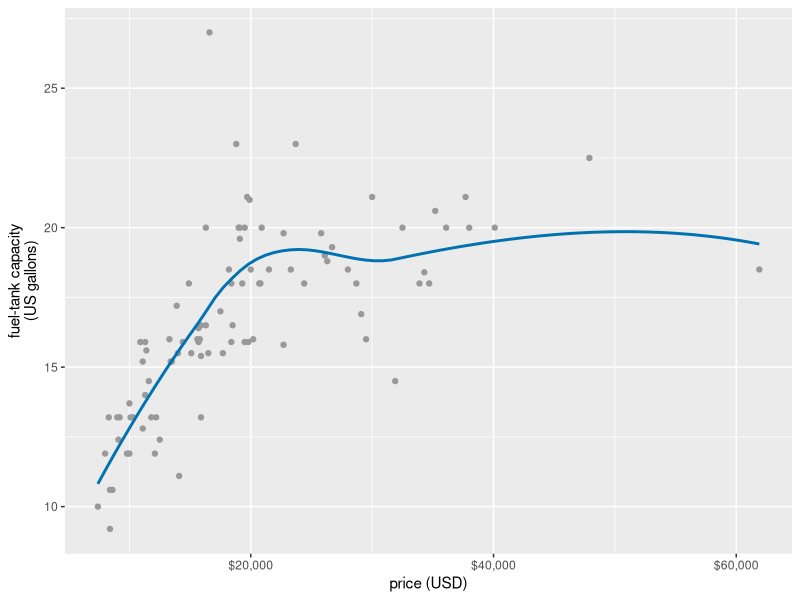
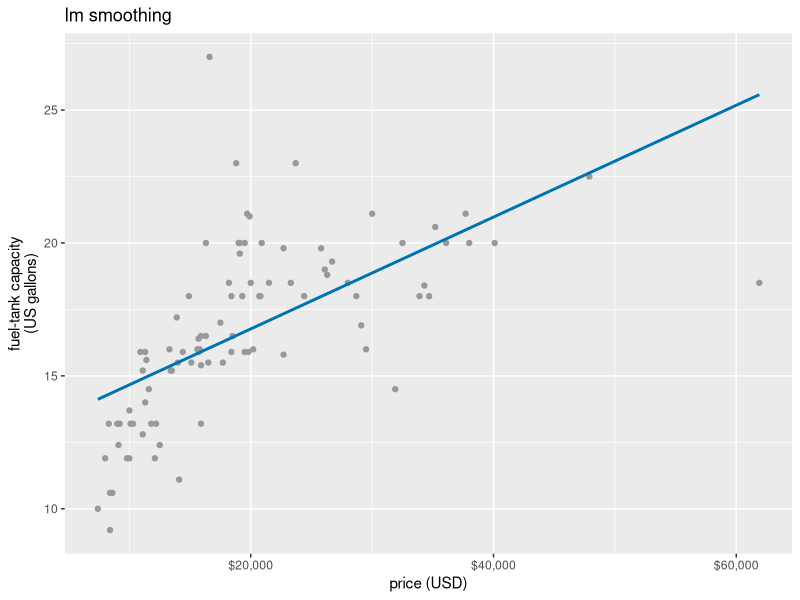
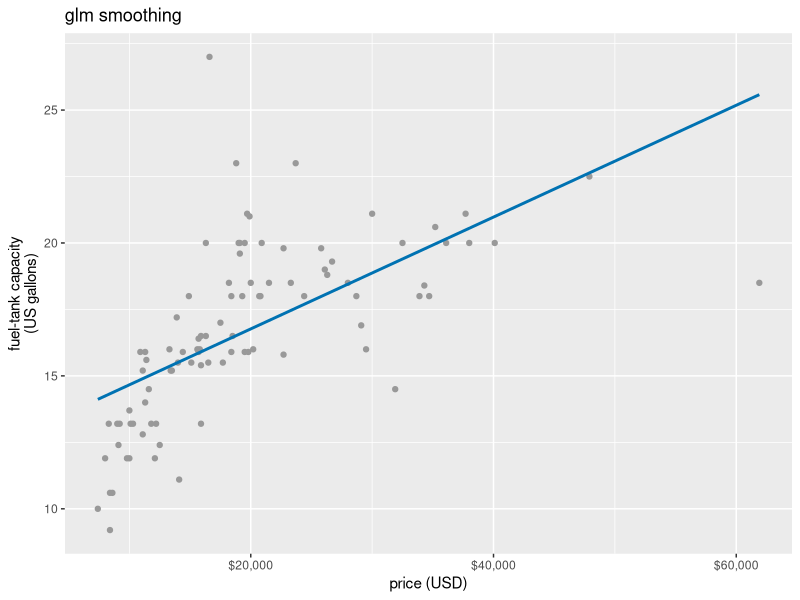
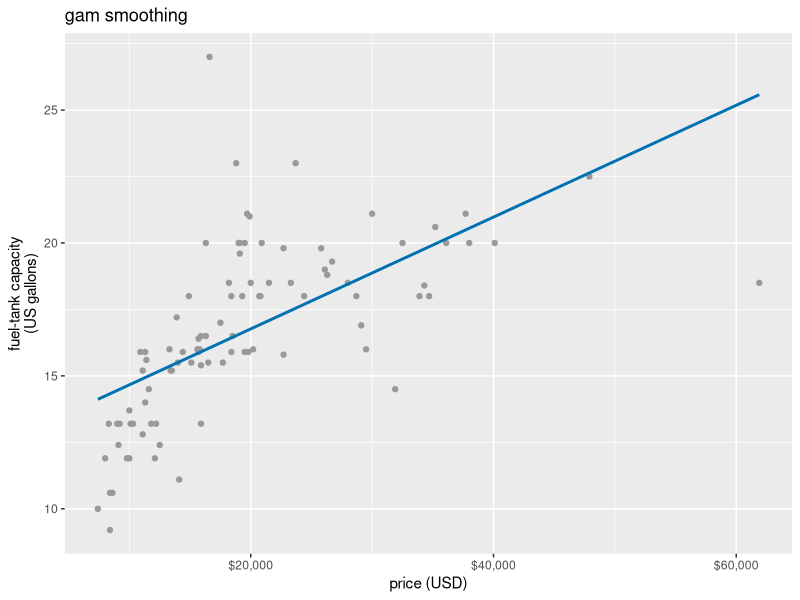
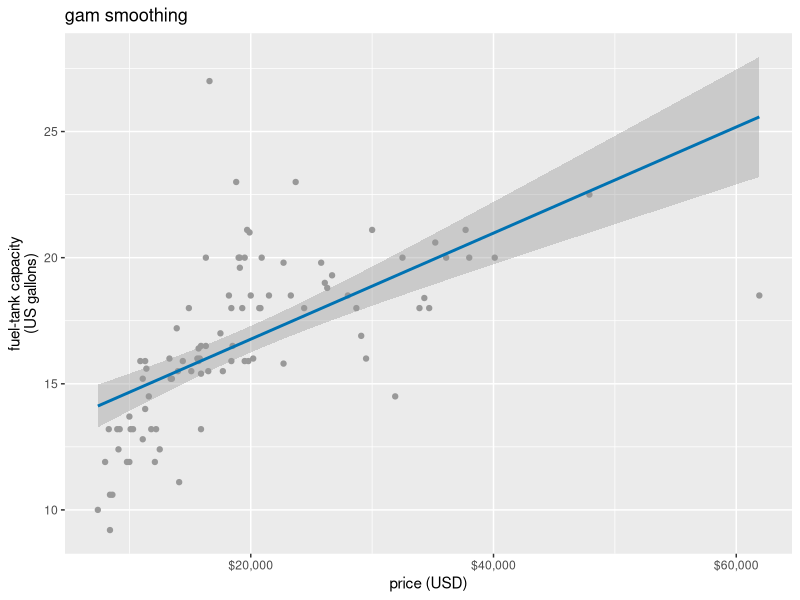
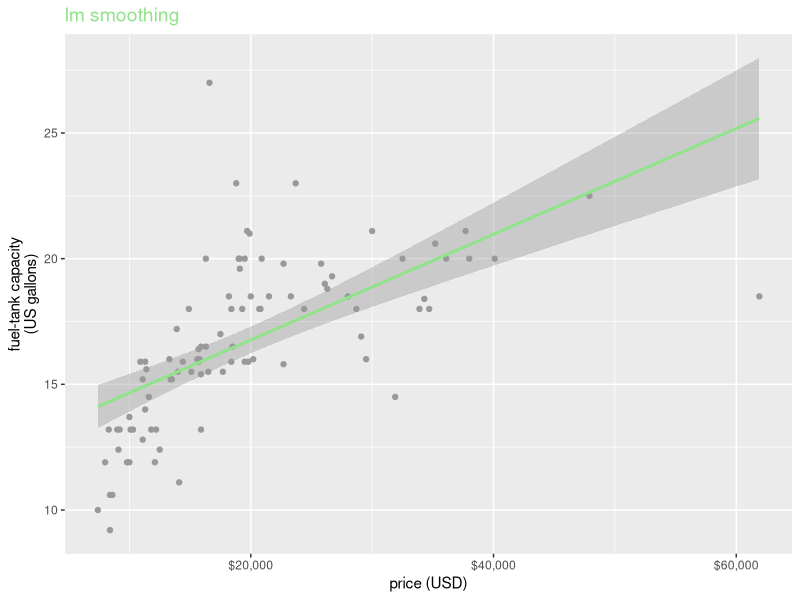
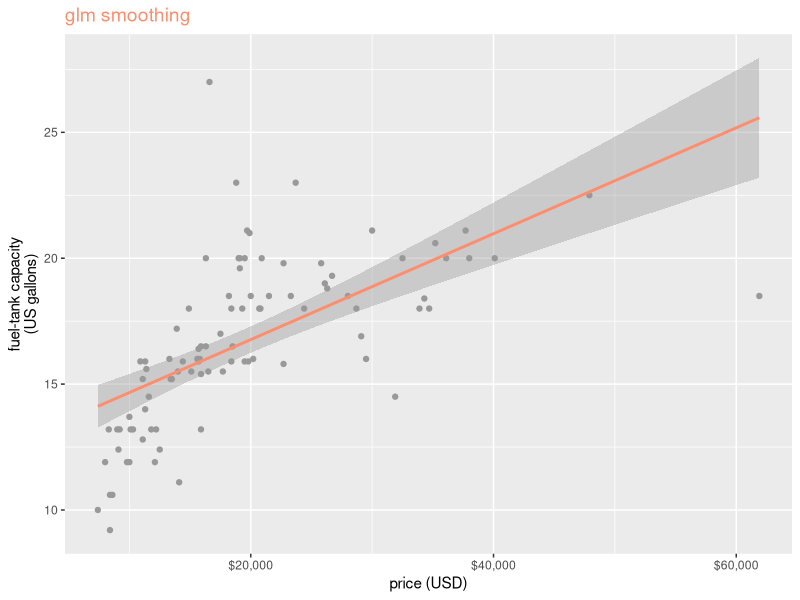
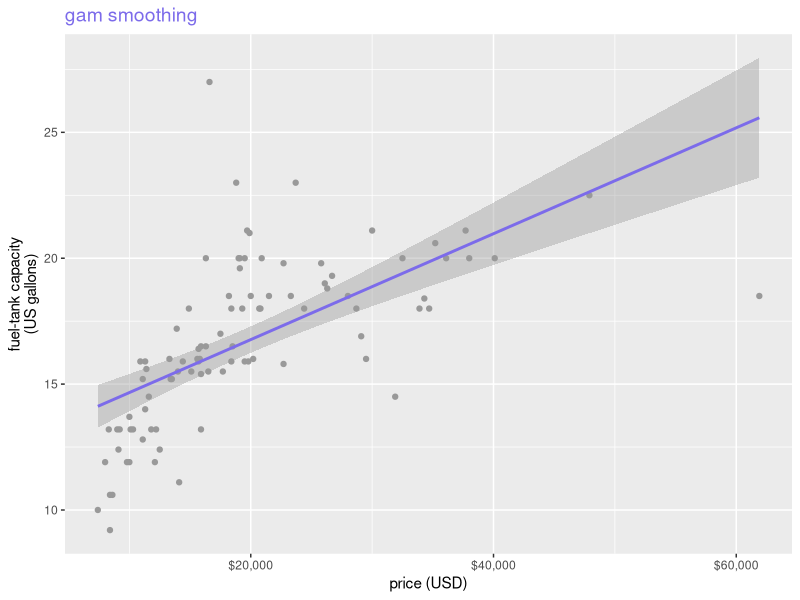

Reproduce these figures in R, in order.
#Q4
#Please run the following code and observe how the parameters are used in the resulting figure. Then perform the steps
#in the following bullet points. Notice that we are getting the data frame, Cars93, from MASS module. So, we’re not
#reading a dataset for this question.

library(ggplot2)

cars93 <- MASS::Cars93
ggplot(cars93, aes(x = Price, y = Fuel.tank.capacity)) +
  geom_point(color = "grey60") +
  geom_smooth(se = FALSE, method = "loess", formula = y ~ x, color = "#0072B2") +
  scale_x_continuous(
    name = "price (USD)",
    breaks = c(20, 40, 60),
    labels = c("$20,000", "$40,000", "$60,000")
  ) +
  scale_y_continuous(name = "fuel-tank capacity\n(US gallons)")

#a) Use ”lm”, ”glm”, ”gam” methods in the geom_smooth() function to create three figures.

#lm
ggplot(cars93, aes(x = Price, y = Fuel.tank.capacity)) +
  geom_point(color = "grey60") +
  geom_smooth(se = FALSE, method = "lm", formula = y ~ x, color = "#0072B2") +
  scale_x_continuous(
    name = "price (USD)",
    breaks = c(20, 40, 60),
    labels = c("$20,000", "$40,000", "$60,000")
  ) +
  scale_y_continuous(name = "fuel-tank capacity\n(US gallons)") +
  ggtitle("lm smoothing")

#glm
ggplot(cars93, aes(x = Price, y = Fuel.tank.capacity)) +
  geom_point(color = "grey60") +
  geom_smooth(se = FALSE, method = "glm", formula = y ~ x, color = "#0072B2") +
  scale_x_continuous(
    name = "price (USD)",
    breaks = c(20, 40, 60),
    labels = c("$20,000", "$40,000", "$60,000")
  ) +
  scale_y_continuous(name = "fuel-tank capacity\n(US gallons)") +
  ggtitle("glm smoothing")

#gam
ggplot(cars93, aes(x = Price, y = Fuel.tank.capacity)) +
  geom_point(color = "grey60") +
  geom_smooth(se = FALSE, method = "gam", formula = y ~ x, color = "#0072B2") +
  scale_x_continuous(
    name = "price (USD)",
    breaks = c(20, 40, 60),
    labels = c("$20,000", "$40,000", "$60,000")
  ) +
  scale_y_continuous(name = "fuel-tank capacity\n(US gallons)") +
  ggtitle("gam smoothing")

#(b) Set the se parameter to TRUE to show the standard error (shaded area around the fitted line)
ggplot(cars93, aes(x = Price, y = Fuel.tank.capacity)) +
  geom_point(color = "grey60") +
  geom_smooth(se = TRUE, method = "gam", formula = y ~ x, color = "#0072B2") +
  scale_x_continuous(
    name = "price (USD)",
    breaks = c(20, 40, 60),
    labels = c("$20,000", "$40,000", "$60,000")
  ) +
  scale_y_continuous(name = "fuel-tank capacity\n(US gallons)") +
  ggtitle("gam smoothing")

#(c) For every method above change the color of the line with the following color codes: #8fe388, #fe8d6d, #7c6bea

#lm #8fe388
ggplot(cars93, aes(x = Price, y = Fuel.tank.capacity)) +
  geom_point(color = "grey60") +
  geom_smooth(se = TRUE, method = "lm", formula = y ~ x, color = "#8fe388") +
  scale_x_continuous(
    name = "price (USD)",
    breaks = c(20, 40, 60),
    labels = c("$20,000", "$40,000", "$60,000")
  ) +
  scale_y_continuous(name = "fuel-tank capacity\n(US gallons)") +
  ggtitle("lm smoothing") +
  theme(plot.title = element_text(size = 14, color = "#8fe388")) 

#glm #fe8d6d
ggplot(cars93, aes(x = Price, y = Fuel.tank.capacity)) +
  geom_point(color = "grey60") +
  geom_smooth(se = TRUE, method = "glm", formula = y ~ x, color = "#fe8d6d") +
  scale_x_continuous(
    name = "price (USD)",
    breaks = c(20, 40, 60),
    labels = c("$20,000", "$40,000", "$60,000")
  ) +
  scale_y_continuous(name = "fuel-tank capacity\n(US gallons)") +
  ggtitle("glm smoothing") +
  theme(plot.title = element_text(size = 14, color = "#fe8d6d")) 

#gam #7c6bea
ggplot(cars93, aes(x = Price, y = Fuel.tank.capacity)) +
  geom_point(color = "grey60") +
  geom_smooth(se = TRUE, method = "gam", formula = y ~ x, color = "#7c6bea") +
  scale_x_continuous(
    name = "price (USD)",
    breaks = c(20, 40, 60),
    labels = c("$20,000", "$40,000", "$60,000")
  ) +
  scale_y_continuous(name = "fuel-tank capacity\n(US gallons)") +
  ggtitle("gam smoothing") +
  theme(plot.title = element_text(size = 14, color = "#7c6bea")) 


#(d) Please search for the method to add a title to your ggplot figure and add titles for each figure to indicate the
#method that you used for smoothing.

#titles added to above charts

#(e) Please search for the theme() function for ggplot and change the font size of the titles to 14 and match their
#colors with the line colors you used above.

#title size and color changed to charts in part c

